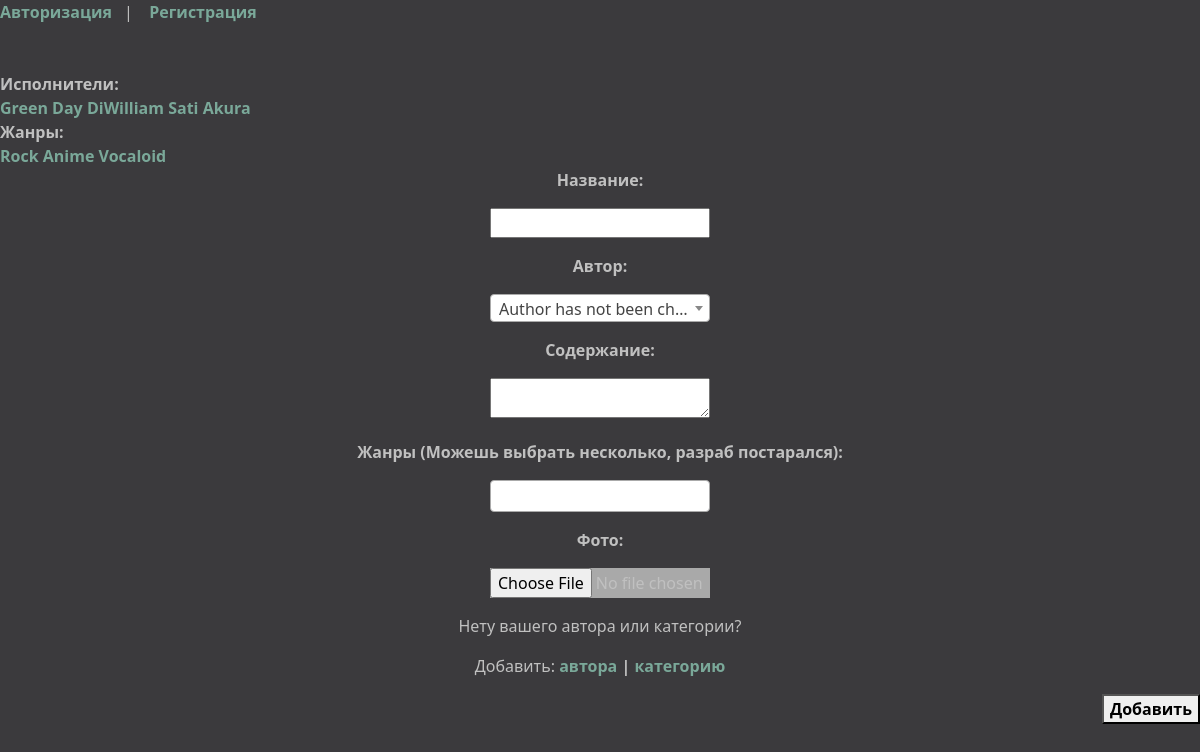
Screenshot of /forms/ with the database file from the repository.
### funfacts/models.py (models this page shows, shortened)
class Author(models.Model):
	name = models.CharField(max_length = 255)
	slug= models.SlugField(max_length=255,db_index = True, unique = True)
	def __str__(self):
		return self.name
	def get_absolute_url(self):
		return reverse('author', kwargs={'author_slug': self.slug})

class Category(models.Model):
	name = models.CharField(max_length = 255, db_index = True)
	slug = models.SlugField(max_length=255, db_index = True, null = True)
	def __str__(self):
		return self.name
	def get_absolute_url(self):
		return reverse('category', kwargs={'cat_slug': self.slug})

### funfacts/views.py (the view)
# urls.py: path('forms/', views.addSong.as_view(), name = "addSong"),
class addSong(DataMixin, CreateView):
	form_class = AddSongForm
	template_name = 'funfacts/addSong.html'
	success_url = reverse_lazy('home')
	login_url = reverse_lazy('login')
	def get_context_data(self, *,object_list=None, **kwargs):
		context = super().get_context_data(**kwargs)
		c_def = self.get_user_context(title = 'AddPage')
		return dict(list(context.items())+list(c_def.items()))

### funfacts/forms.py
class AddSongForm(forms.ModelForm):
	title = forms.CharField(label = 'Название', widget = forms.TextInput(attrs={'class': 'form-input'}))
	content = forms.CharField(label = 'Содержание', widget = forms.Textarea(attrs={'class': 'form-input'}))
	def __init__(self,*args,**kwargs):
		super().__init__(*args, **kwargs)
		self.fields['author'].empty_label= "Author has not been choosen"
	class Meta:
		model = Song
		fields =['title', 'author', 'content', 'cat', 'Image']

### funfacts/templatetags/funfacts_tags.py (called while the page is built)
@register.inclusion_tag('funfacts/list_authors.html')
def show_authors(sort=None, author_selected=0, category_selected=0):
	if not sort:
		authors = Author.objects.all()
		category = Category.objects.all()
	else:
		authors = Author.objects.order_by(sort)
		category = Category.objects.order_by(sort)
	return {"authors":authors, "author_selected":author_selected, "cats":category, "category_selected":category_selected}

### funfacts/utils.py (called while the page is built)
	def get_user_context(self, **kwargs):
		context = kwargs
		author = Author.objects.all()
		cats = Category.objects.all()
		context['author']=author
		context['cats'] = cats
		if 'author_selected' not in context:
			context['author_selected']=0
		elif 'category_selected' not in context:
			context['category_selected'] = 0
		return context

### funfacts/templates/funfacts/addSong.html (shortened to what this page needs)
{% extends 'funfacts/base.html'%}
{% load crispy_forms_tags %}
{% block content %}
<form action="{%url 'addSong'%}" method="post" enctype="multipart/form-data">
	<div class="song_block_Pc{{request.user_agent.is_pc}}" align="center">
	{%for f in form%}<p>
<label for = "{{ f.id_for_label}}"><b>{{f.label}}:</b></label></p>{{f}}<p align="center"></p>
{%endfor%}
	<p>Нету вашего автора или категории?</p>
	<p>Добавить:<b><a href="{% url 'addAuthor'%}"> автора </a> | <a href="{% url 'addCategory'%}"> категорию</a></b></p>
	<p align="right"><button type="submit" class="user_btn_Pc{{request.user_agent.is_pc}}">  <b>Добавить</b></button></p>
</form></div>
{%endblock%}

### funfacts/templates/funfacts/list_authors.html
<br>
<nav class="side_text_Pc{{request.user_agent.is_pc}}"><b>Исполнители:</b> </nav>
{%for author in authors%}
{%if author.pk == author_selected%}
<a  id = 'aub' href="{{author.get_absolute_url}}">{{author.name}}</a>
{%elif author.pk <= author_selected|add:4 and author.pk >= author_selected|add:-4 %}
<a href="{{author.get_absolute_url}}" class="authors">{{author.name}}</a>
{%elif author_selected == 0 and author.pk <= 10%}
<a href="{{author.get_absolute_url}}" class="authors">{{author.name}}</a>
	{%endif%}
{%endfor%}
<nav class="side_text">Жанры:</nav>
{%for cat in cats%}
<a href="{{cat.get_absolute_url}}" class="authors">{{cat.name}}</a>
{%endfor%}

### funfacts/static/funfacts/css/styles.css (style rules this page uses)
body { background: #3B3A3D; color: #C0C0C0; }
a { transition: all 1s; text-decoration: none; color: #7AA899; }
#id_title { width: 220px; }
#id_content { width: 220px; height: 40px; }
#id_Image { width: 220px; background: darkgray; }

### rows the page displays
Author: name "Green Day"
Author: name "DiWilliam"
Author: name "Sati Akura"
Category: name "Rock"
Category: name "Anime"
Category: name "Vocaloid"

### other values shown
{{ f.label }} "Название" "Автор" "Содержание" "Жанры (Можешь выбрать несколько, разраб постарался)" "Фото"
